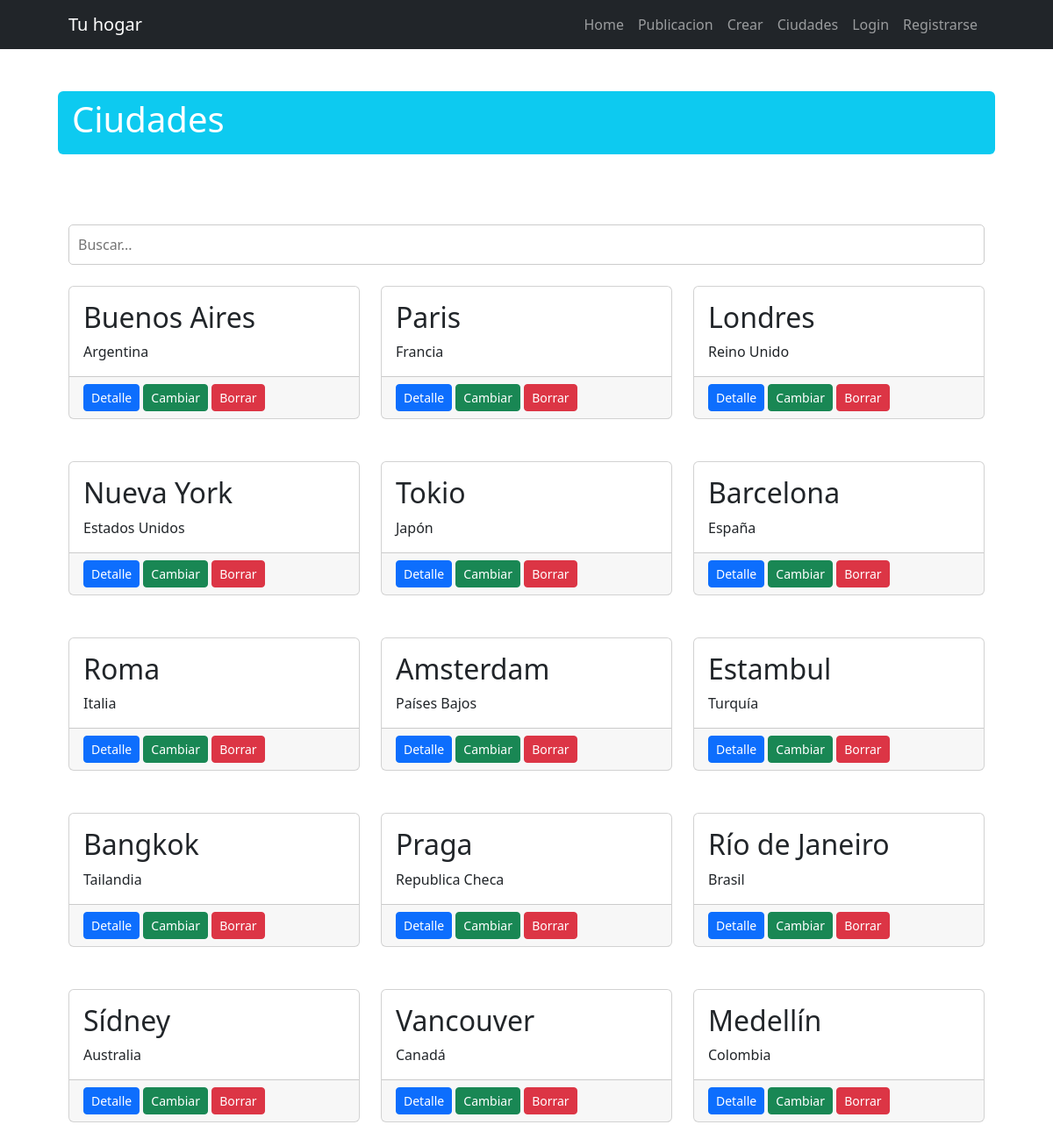
The page /publicacion/ciudad/ on the database as committed earlier.
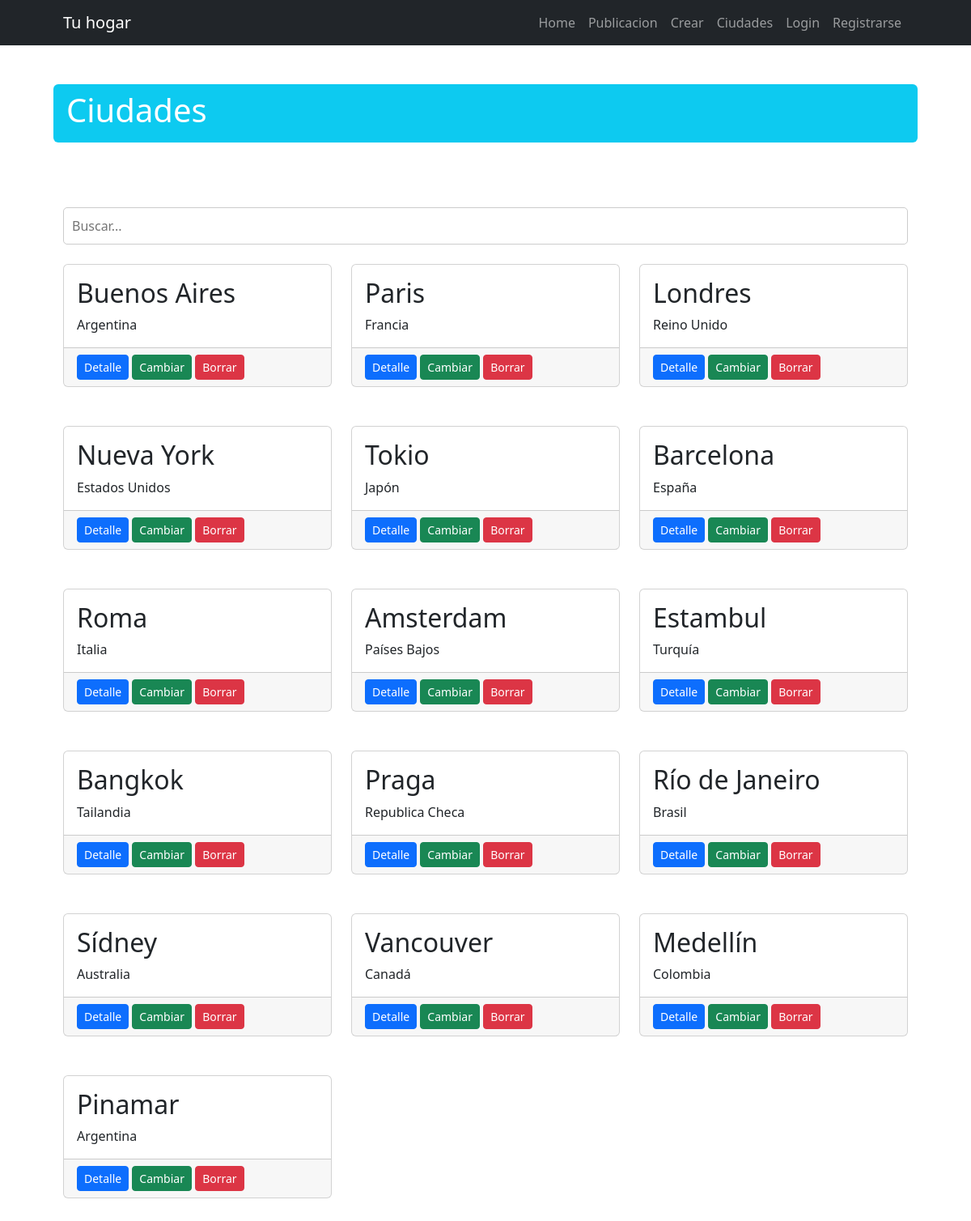
The same page on the database as committed later.
### publicacion/models.py (models this page shows, shortened)
class Ciudad(models.Model):
    ciudad = models.CharField(max_length=200)
    pais = models.ForeignKey(Pais, on_delete=models.SET_NULL, null=True, blank=True)
    class Meta:
        verbose_name = "Ciudad"
        verbose_name_plural = "Ciudades"

class Pais(models.Model):
    pais = models.CharField(max_length=200)
    def __str__(self) -> str:
        return self.pais
    class Meta:
        verbose_name = "País"
        verbose_name_plural = "Países"

### publicacion/views.py (the view)
# urls.py: path("ciudad/", views.CiudadList.as_view(), name="ciudad"),
class CiudadList(ListView):
    model = models.Ciudad
    def get_queryset(self) -> QuerySet:
        if self.request.GET.get("consulta"):
            consulta = self.request.GET.get("consulta")
            object_list = models.Ciudad.objects.filter(nombre__icontains=consulta)
        else:
            object_list = models.Ciudad.objects.all()
        return object_list

### publicacion/templates/publicacion/ciudad_list.html (shortened to what this page needs)
{% extends 'core/base.html' %}
{% block titulo %}
    Ciudades
{% endblock titulo %}
{% block contenido %}
<div class="py-lg-4">
    <form action="{% url 'publicacion:ciudad' %}" method="get" class="form-busqueda">
        <input type="text" name="consulta" placeholder="Buscar..." class="input-busqueda">
    </form>
</div>
<div class="row row-cols-1 row-cols-md-2">
    {% for ciudad in object_list %}
        <div class="col-md-4 mb-5">
            <div class="card h-100">
                <div class="card-body">
                    <h2 class="card-title">{{ ciudad.ciudad }}</h2>
                    <p class="card-text">{{ ciudad.pais }}</p>
                </div>
                <div class="card-footer">
                    <a class="btn btn-primary btn-sm" href="{% url 'publicacion:ciudad_detail' ciudad.id %}">Detalle</a>
                    <a class="btn btn-success btn-sm" href="{% url 'publicacion:ciudad_update' ciudad.id %}">Cambiar</a>
                    <a class="btn btn-danger  btn-sm" href="{% url 'publicacion:ciudad_delete' ciudad.id %}">Borrar</a>
                </div>
            </div>
        </div>
    {% endfor %}
</div>
{% endblock contenido %}

Rows that differ between the two databases and show on the page:
added Ciudad: ciudad "Pinamar", pais "Argentina"
